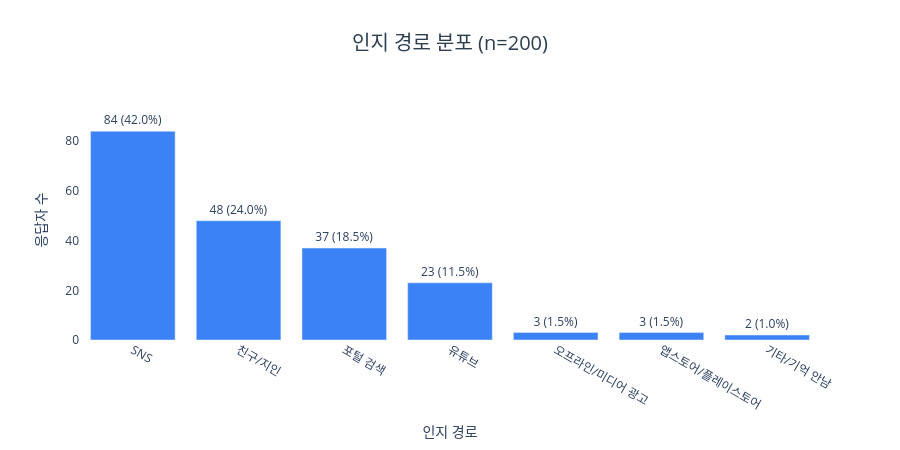

Source (notebook cell):
### Code cell
fig = go.Figure(go.Bar(
    x=disc_dist['인지 경로'],
    y=disc_dist['n'],
    text=[f"{n} ({p}%)" for n, p in zip(disc_dist['n'], disc_dist['비율(%)'])],
    textposition='outside',
    marker_color='#3B82F6',
))

fig.update_layout(
    title=dict(text=f'인지 경로 분포 (n={len(df)})', x=0.5, xanchor='center',
               font=dict(size=20, color='#2c3e50')),
    xaxis_title='인지 경로',
    yaxis_title='응답자 수',
    yaxis=dict(range=[0, disc_dist['n'].max() * 1.15]),
    plot_bgcolor='white',
    height=450,
)
fig.show()

### Figure 1 — Plotly figure (JSON) as saved in the notebook; plotly's stock layout.template omitted (floating-point values rounded to 4 significant figures)
{"data": [{"marker": {"color": "#3B82F6"}, "text": ["84 (42.0%)", "48 (24.0%)", "37 (18.5%)", "23 (11.5%)", "3 (1.5%)", "3 (1.5%)", "2 (1.0%)"], "textposition": "outside", "type": "bar", "x": ["SNS", "친구/지인", "포털 검색", "유튜브", "오프라인/미디어 광고", "앱스토어/플레이스토어", "기타/기억 안남"], "y": [84, 48, 37, 23, 3, 3, 2]}], "layout": {"height": 450, "plot_bgcolor": "white", "title": {"font": {"color": "#2c3e50", "size": 20}, "text": "인지 경로 분포 (n=200)", "x": 0.5, "xanchor": "center"}, "xaxis": {"title": {"text": "인지 경로"}}, "yaxis": {"range": [0, 96.6], "title": {"text": "응답자 수"}}}}
